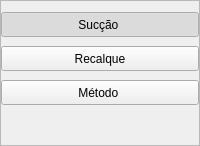
      <widget class="QFrame" name="frame">
       <property name="frameShape">
        <enum>QFrame::Shape::StyledPanel</enum>
       </property>
       <property name="frameShadow">
        <enum>QFrame::Shadow::Raised</enum>
       </property>
       <layout class="QVBoxLayout" name="verticalLayout_5">
        <property name="spacing">
         <number>9</number>
        </property>
        <property name="leftMargin">
         <number>0</number>
        </property>
        <property name="rightMargin">
         <number>0</number>
        </property>
        <property name="bottomMargin">
         <number>0</number>
        </property>
        <item>
         <widget class="QPushButton" name="botao_succao">
          <property name="minimumSize">
           <size>
            <width>0</width>
            <height>25</height>
           </size>
          </property>
          <property name="text">
           <string>Sucção </string>
          </property>
          <property name="checkable">
           <bool>true</bool>
          </property>
          <property name="checked">
           <bool>true</bool>
          </property>
          <property name="autoExclusive">
           <bool>true</bool>
          </property>
         </widget>
        </item>
        <item>
         <widget class="QPushButton" name="botao_recalque">
          <property name="minimumSize">
           <size>
            <width>0</width>
            <height>25</height>
           </size>
          </property>
          <property name="text">
           <string>Recalque</string>
          </property>
          <property name="checkable">
           <bool>true</bool>
          </property>
          <property name="autoExclusive">
           <bool>true</bool>
          </property>
         </widget>
        </item>
        <item>
         <widget class="QPushButton" name="botao_metodo">
          <property name="minimumSize">
           <size>
            <width>65</width>
            <height>25</height>
           </size>
          </property>
          <property name="text">
           <string>Método </string>
          </property>
          <property name="checkable">
           <bool>true</bool>
          </property>
          <property name="autoExclusive">
           <bool>true</bool>
          </property>
         </widget>
        </item>
        <item>
         <spacer name="verticalSpacer">
          <property name="orientation">
           <enum>Qt::Orientation::Vertical</enum>
          </property>
          <property name="sizeHint" stdset="0">
           <size>
            <width>20</width>
            <height>40</height>
           </size>
          </property>
         </spacer>
        </item>
       </layout>
      </widget>
